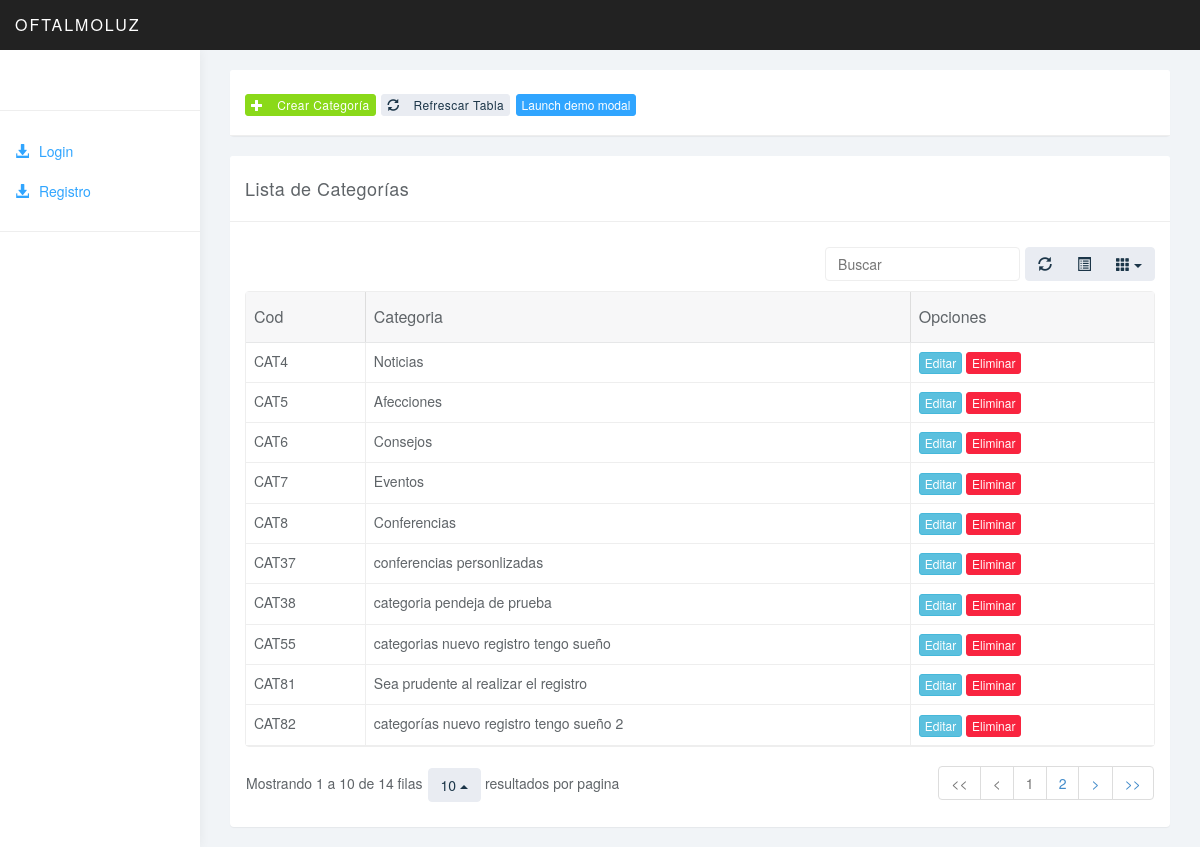
Screenshot of /admin/categorias.php with the database file from the repository.
### tables this page shows
CREATE TABLE `tb_categoria` (
  `intidcategoria` int(11) NOT NULL,
  `nvchcategoria` varchar(150) NOT NULL
);

### admin/categoriagetdata.php (the view, shortened to what this page needs)
<?php
	include ('credenciales.php');
	$conn = new mysqli($servername, $username, $password, $dbname);
	$sql = "SELECT * FROM tb_categoria";
	$result = $conn->query($sql);
	if ($result->num_rows > 0) {
	    while($row = $result->fetch_assoc()) {
	        echo "
		        <tr data-value='".$row['intidcategoria']."'>
		        	<td>CAT".$row['intidcategoria']."</td>
		        	<td>".$row['nvchcategoria']."</td>
		        	<td>
		        		<a href='categorias_editar.php?codigo=".$row['intidcategoria']."' class='btn btn-info btn-xs'>Editar</a>
		        		<a href='#' data-value='".$row['intidcategoria']."' onclick='' id='btn-eliminar' class='btn btn-danger btn-xs' data-toggle='modal' data-target='#myModal'>Eliminar</a>
		        	</td>
		        </tr>
	        ";
	    }
	} else {
	    echo "Sin resultados aun";
	}
?>

### admin/css/styles.css (style rules this page uses)
body { background: #f1f4f7; padding-top: 50px; color: #5f6468; }
a, a:hover, a:focus { color: #30a5ff; }
.btn-danger, .btn-danger:hover, .btn-danger:focus, .btn-danger:active, .btn-danger.active, .open > .dropdown-toggle.btn-danger, .btn-danger.disabled, .btn-danger[disabled], fieldset[disabled] .btn-danger, .btn-danger.disabled:hover, .btn-danger[disabled]:hover, fieldset[disabled] .btn-danger:hover, .btn-danger.disabled:focus, .btn-danger[disabled]:focus, fieldset[disabled] .btn-danger:focus, .btn-danger.disabled:active, .btn-danger[disabled]:active, fieldset[disabled] .btn-danger:active, .btn-danger.disabled.active, .btn-danger[disabled].active, fieldset[disabled] .btn-danger.active { background-color: #f9243f; border-color: #f9243f; }

### rows the page displays
tb_categoria: intidcategoria "4", nvchcategoria "Noticias"
tb_categoria: intidcategoria "5", nvchcategoria "Afecciones"
tb_categoria: intidcategoria "6", nvchcategoria "Consejos"
tb_categoria: intidcategoria "7", nvchcategoria "Eventos"
tb_categoria: intidcategoria "8", nvchcategoria "Conferencias"
tb_categoria: intidcategoria "37", nvchcategoria "conferencias personlizadas"
tb_categoria: intidcategoria "38", nvchcategoria "categoria pendeja de prueba"
tb_categoria: intidcategoria "55", nvchcategoria "categorias nuevo registro tengo sueño"
tb_categoria: intidcategoria "81", nvchcategoria "Sea prudente al realizar el registro"
tb_categoria: intidcategoria "82", nvchcategoria "categorías nuevo registro tengo sueño 2"
